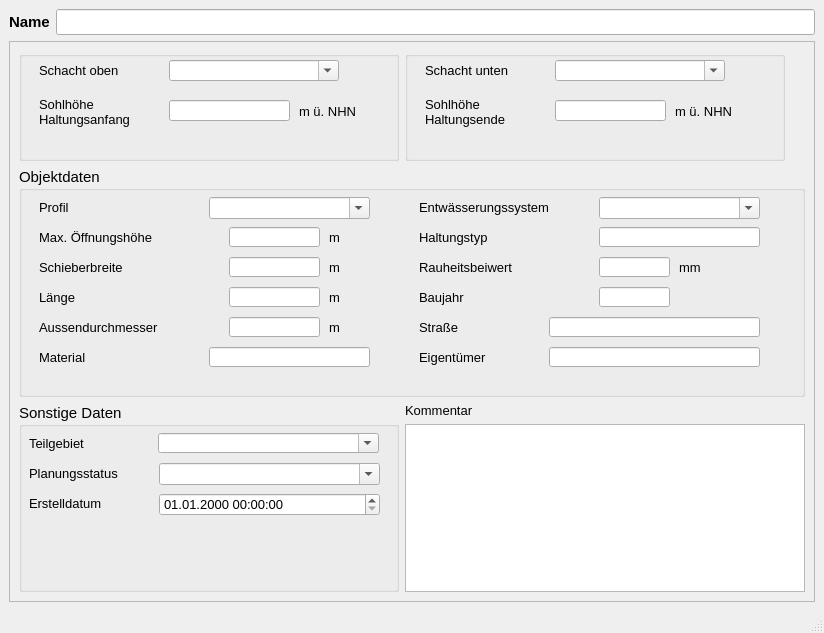
<?xml version="1.0" encoding="UTF-8"?>
<ui version="4.0">
 <class>MainWindow</class>
 <widget class="QMainWindow" name="MainWindow">
  <property name="geometry">
   <rect>
    <x>0</x>
    <y>0</y>
    <width>824</width>
    <height>633</height>
   </rect>
  </property>
  <property name="minimumSize">
   <size>
    <width>680</width>
    <height>530</height>
   </size>
  </property>
  <property name="font">
   <font>
    <family>Tahoma</family>
    <pointsize>10</pointsize>
   </font>
  </property>
  <property name="windowTitle">
   <string>Schieber</string>
  </property>
  <widget class="QWidget" name="centralwidget">
   <layout class="QVBoxLayout" name="verticalLayout">
    <item>
     <layout class="QHBoxLayout" name="horizontalLayout">
      <item>
       <widget class="QLabel" name="label">
        <property name="font">
         <font>
          <family>Tahoma</family>
          <pointsize>11</pointsize>
          <weight>75</weight>
          <bold>true</bold>
         </font>
        </property>
        <property name="text">
         <string>Name</string>
        </property>
       </widget>
      </item>
      <item>
       <widget class="QLineEdit" name="haltnam">
        <property name="font">
         <font>
          <family>Tahoma</family>
          <pointsize>11</pointsize>
         </font>
        </property>
        <property name="toolTip">
         <string>&lt;html&gt;&lt;head/&gt;&lt;body&gt;&lt;p&gt;Eindeutige Bezeichnung&lt;/p&gt;&lt;/body&gt;&lt;/html&gt;</string>
        </property>
        <property name="statusTip">
         <string>Eindeutige Bezeichnung</string>
        </property>
       </widget>
      </item>
     </layout>
    </item>
    <item>
     <widget class="QScrollArea" name="scrollArea">
      <property name="widgetResizable">
       <bool>true</bool>
      </property>
      <widget class="QWidget" name="scrollAreaWidgetContents">
       <property name="geometry">
        <rect>
         <x>0</x>
         <y>0</y>
         <width>800</width>
         <height>519</height>
        </rect>
       </property>
       <layout class="QGridLayout" name="gridLayout">
        <item row="0" column="0">
         <widget class="QGroupBox" name="groupBox_4">
          <property name="minimumSize">
           <size>
            <width>380</width>
            <height>110</height>
           </size>
          </property>
          <property name="maximumSize">
           <size>
            <width>380</width>
            <height>16777215</height>
           </size>
          </property>
          <property name="font">
           <font>
            <family>Tahoma</family>
            <pointsize>11</pointsize>
           </font>
          </property>
          <property name="title">
           <string/>
          </property>
          <widget class="QComboBox" name="schoben">
           <property name="geometry">
            <rect>
             <x>150</x>
             <y>9</y>
             <width>170</width>
             <height>21</height>
            </rect>
           </property>
           <property name="font">
            <font>
             <family>Tahoma</family>
             <pointsize>10</pointsize>
            </font>
           </property>
           <property name="toolTip">
            <string>&lt;html&gt;&lt;head/&gt;&lt;body&gt;&lt;p&gt;Name des oberen Schachts&lt;/p&gt;&lt;/body&gt;&lt;/html&gt;</string>
           </property>
           <property name="statusTip">
            <string>Name des oberen Schachts</string>
           </property>
           <property name="editable">
            <bool>true</bool>
           </property>
          </widget>
          <widget class="QLabel" name="label_3">
           <property name="geometry">
            <rect>
             <x>20</x>
             <y>9</y>
             <width>121</width>
             <height>21</height>
            </rect>
           </property>
           <property name="font">
            <font>
             <family>Tahoma</family>
             <pointsize>10</pointsize>
            </font>
           </property>
           <property name="text">
            <string>Schacht oben</string>
           </property>
          </widget>
          <widget class="QLabel" name="label_28">
           <property name="geometry">
            <rect>
             <x>20</x>
             <y>40</y>
             <width>131</width>
             <height>41</height>
            </rect>
           </property>
           <property name="font">
            <font>
             <family>Tahoma</family>
             <pointsize>10</pointsize>
            </font>
           </property>
           <property name="text">
            <string>Sohlhöhe
Haltungsanfang</string>
           </property>
          </widget>
          <widget class="QLabel" name="label_18">
           <property name="geometry">
            <rect>
             <x>280</x>
             <y>50</y>
             <width>61</width>
             <height>21</height>
            </rect>
           </property>
           <property name="font">
            <font>
             <family>Tahoma</family>
             <pointsize>10</pointsize>
            </font>
           </property>
           <property name="text">
            <string>m ü. NHN</string>
           </property>
          </widget>
          <widget class="QLineEdit" name="sohleoben">
           <property name="geometry">
            <rect>
             <x>150</x>
             <y>49</y>
             <width>121</width>
             <height>21</height>
            </rect>
           </property>
           <property name="font">
            <font>
             <family>Tahoma</family>
             <pointsize>10</pointsize>
            </font>
           </property>
           <property name="toolTip">
            <string/>
           </property>
           <property name="statusTip">
            <string/>
           </property>
          </widget>
         </widget>
        </item>
        <item row="0" column="1">
         <widget class="QGroupBox" name="groupBox_5">
          <property name="minimumSize">
           <size>
            <width>380</width>
            <height>0</height>
           </size>
          </property>
          <property name="maximumSize">
           <size>
            <width>380</width>
            <height>16777215</height>
           </size>
          </property>
          <property name="font">
           <font>
            <family>Tahoma</family>
            <pointsize>11</pointsize>
           </font>
          </property>
          <property name="title">
           <string/>
          </property>
          <widget class="QComboBox" name="schunten">
           <property name="geometry">
            <rect>
             <x>150</x>
             <y>9</y>
             <width>170</width>
             <height>21</height>
            </rect>
           </property>
           <property name="font">
            <font>
             <family>Tahoma</family>
             <pointsize>10</pointsize>
            </font>
           </property>
           <property name="toolTip">
            <string>&lt;html&gt;&lt;head/&gt;&lt;body&gt;&lt;p&gt;Name des unteren Schachts&lt;/p&gt;&lt;/body&gt;&lt;/html&gt;</string>
           </property>
           <property name="statusTip">
            <string>Name des unteren Schachts</string>
           </property>
           <property name="editable">
            <bool>true</bool>
           </property>
          </widget>
          <widget class="QLabel" name="label_9">
           <property name="geometry">
            <rect>
             <x>20</x>
             <y>9</y>
             <width>121</width>
             <height>21</height>
            </rect>
           </property>
           <property name="font">
            <font>
             <family>Tahoma</family>
             <pointsize>10</pointsize>
            </font>
           </property>
           <property name="text">
            <string>Schacht unten</string>
           </property>
          </widget>
          <widget class="QLabel" name="label_29">
           <property name="geometry">
            <rect>
             <x>20</x>
             <y>40</y>
             <width>121</width>
             <height>41</height>
            </rect>
           </property>
           <property name="font">
            <font>
             <family>Tahoma</family>
             <pointsize>10</pointsize>
            </font>
           </property>
           <property name="text">
            <string>Sohlhöhe
Haltungsende</string>
           </property>
          </widget>
          <widget class="QLineEdit" name="sohleunten">
           <property name="geometry">
            <rect>
             <x>150</x>
             <y>49</y>
             <width>111</width>
             <height>21</height>
            </rect>
           </property>
           <property name="font">
            <font>
             <family>Tahoma</family>
             <pointsize>10</pointsize>
            </font>
           </property>
           <property name="toolTip">
            <string/>
           </property>
           <property name="statusTip">
            <string/>
           </property>
          </widget>
          <widget class="QLabel" name="label_19">
           <property name="geometry">
            <rect>
             <x>270</x>
             <y>50</y>
             <width>61</width>
             <height>21</height>
            </rect>
           </property>
           <property name="font">
            <font>
             <family>Tahoma</family>
             <pointsize>10</pointsize>
            </font>
           </property>
           <property name="text">
            <string>m ü. NHN</string>
           </property>
          </widget>
         </widget>
        </item>
        <item row="1" column="0" colspan="2">
         <widget class="QGroupBox" name="groupBox_2">
          <property name="minimumSize">
           <size>
            <width>0</width>
            <height>230</height>
           </size>
          </property>
          <property name="maximumSize">
           <size>
            <width>16777215</width>
            <height>230</height>
           </size>
          </property>
          <property name="font">
           <font>
            <family>Tahoma</family>
            <pointsize>11</pointsize>
           </font>
          </property>
          <property name="title">
           <string>Objektdaten</string>
          </property>
          <widget class="QComboBox" name="entwart">
           <property name="geometry">
            <rect>
             <x>580</x>
             <y>30</y>
             <width>161</width>
             <height>22</height>
            </rect>
           </property>
           <property name="font">
            <font>
             <family>Tahoma</family>
             <pointsize>10</pointsize>
            </font>
           </property>
           <property name="toolTip">
            <string>&lt;html&gt;&lt;head/&gt;&lt;body&gt;&lt;p&gt;vorh. Entwässerungssystem (z.B. Mischwasser, Regenwasser etc.)&lt;/p&gt;&lt;/body&gt;&lt;/html&gt;</string>
           </property>
           <property name="statusTip">
            <string>vorh. Entwässerungssystem (z.B. Mischwasser, Regenwasser etc.)</string>
           </property>
           <property name="editable">
            <bool>true</bool>
           </property>
          </widget>
          <widget class="QLabel" name="label_16">
           <property name="geometry">
            <rect>
             <x>310</x>
             <y>60</y>
             <width>31</width>
             <height>21</height>
            </rect>
           </property>
           <property name="font">
            <font>
             <family>Tahoma</family>
             <pointsize>10</pointsize>
            </font>
           </property>
           <property name="text">
            <string>m </string>
           </property>
          </widget>
          <widget class="QLabel" name="label_7">
           <property name="geometry">
            <rect>
             <x>20</x>
             <y>60</y>
             <width>171</width>
             <height>20</height>
            </rect>
           </property>
           <property name="font">
            <font>
             <family>Tahoma</family>
             <pointsize>10</pointsize>
            </font>
           </property>
           <property name="text">
            <string>Max. Öffnungshöhe</string>
           </property>
          </widget>
          <widget class="QLabel" name="label_20">
           <property name="geometry">
            <rect>
             <x>310</x>
             <y>90</y>
             <width>31</width>
             <height>21</height>
            </rect>
           </property>
           <property name="font">
            <font>
             <family>Tahoma</family>
             <pointsize>10</pointsize>
            </font>
           </property>
           <property name="text">
            <string>m </string>
           </property>
          </widget>
          <widget class="QLineEdit" name="hoehe">
           <property name="geometry">
            <rect>
             <x>210</x>
             <y>60</y>
             <width>91</width>
             <height>20</height>
            </rect>
           </property>
           <property name="font">
            <font>
             <family>Tahoma</family>
             <pointsize>10</pointsize>
            </font>
           </property>
           <property name="toolTip">
            <string>&lt;html&gt;&lt;head/&gt;&lt;body&gt;&lt;p&gt;maximale Hubhöhe, d.h. höchste Schieberstellung&lt;/p&gt;&lt;/body&gt;&lt;/html&gt;</string>
           </property>
           <property name="statusTip">
            <string>maximale Hubhöhe, d.h. höchste Schieberstellung</string>
           </property>
          </widget>
          <widget class="QLabel" name="label_13">
           <property name="geometry">
            <rect>
             <x>20</x>
             <y>90</y>
             <width>121</width>
             <height>20</height>
            </rect>
           </property>
           <property name="font">
            <font>
             <family>Tahoma</family>
             <pointsize>10</pointsize>
            </font>
           </property>
           <property name="text">
            <string>Schieberbreite</string>
           </property>
          </widget>
          <widget class="QLineEdit" name="breite">
           <property name="geometry">
            <rect>
             <x>210</x>
             <y>90</y>
             <width>91</width>
             <height>20</height>
            </rect>
           </property>
           <property name="font">
            <font>
             <family>Tahoma</family>
             <pointsize>10</pointsize>
            </font>
           </property>
           <property name="toolTip">
            <string>&lt;html&gt;&lt;head/&gt;&lt;body&gt;&lt;p&gt;Bedeutung hängt vom Profiltyp ab&lt;/p&gt;&lt;/body&gt;&lt;/html&gt;</string>
           </property>
           <property name="statusTip">
            <string>Bedeutung hängt vom Profiltyp ab</string>
           </property>
          </widget>
          <widget class="QLabel" name="label_51">
           <property name="geometry">
            <rect>
             <x>400</x>
             <y>30</y>
             <width>181</width>
             <height>20</height>
            </rect>
           </property>
           <property name="font">
            <font>
             <family>Tahoma</family>
             <pointsize>10</pointsize>
            </font>
           </property>
           <property name="text">
            <string>Entwässerungssystem</string>
           </property>
          </widget>
          <widget class="QLabel" name="label_54">
           <property name="geometry">
            <rect>
             <x>20</x>
             <y>30</y>
             <width>91</width>
             <height>21</height>
            </rect>
           </property>
           <property name="font">
            <font>
             <family>Tahoma</family>
             <pointsize>10</pointsize>
            </font>
           </property>
           <property name="text">
            <string>Profil</string>
           </property>
          </widget>
          <widget class="QComboBox" name="profilnam">
           <property name="geometry">
            <rect>
             <x>190</x>
             <y>30</y>
             <width>161</width>
             <height>22</height>
            </rect>
           </property>
           <property name="font">
            <font>
             <family>Tahoma</family>
             <pointsize>10</pointsize>
            </font>
           </property>
           <property name="toolTip">
            <string/>
           </property>
           <property name="statusTip">
            <string/>
           </property>
           <property name="editable">
            <bool>true</bool>
           </property>
          </widget>
          <widget class="QLabel" name="label_17">
           <property name="geometry">
            <rect>
             <x>20</x>
             <y>120</y>
             <width>151</width>
             <height>21</height>
            </rect>
           </property>
           <property name="font">
            <font>
             <family>Tahoma</family>
             <pointsize>10</pointsize>
            </font>
           </property>
           <property name="text">
            <string>Länge</string>
           </property>
          </widget>
          <widget class="QLabel" name="label_21">
           <property name="geometry">
            <rect>
             <x>310</x>
             <y>120</y>
             <width>31</width>
             <height>21</height>
            </rect>
           </property>
           <property name="font">
            <font>
             <family>Tahoma</family>
             <pointsize>10</pointsize>
            </font>
           </property>
           <property name="text">
            <string>m </string>
           </property>
          </widget>
          <widget class="QLineEdit" name="laenge">
           <property name="geometry">
            <rect>
             <x>210</x>
             <y>120</y>
             <width>91</width>
             <height>20</height>
            </rect>
           </property>
           <property name="font">
            <font>
             <family>Tahoma</family>
             <pointsize>10</pointsize>
            </font>
           </property>
           <property name="toolTip">
            <string/>
           </property>
           <property name="statusTip">
            <string/>
           </property>
          </widget>
          <widget class="QLabel" name="label_27">
           <property name="geometry">
            <rect>
             <x>310</x>
             <y>150</y>
             <width>31</width>
             <height>21</height>
            </rect>
           </property>
           <property name="font">
            <font>
             <family>Tahoma</family>
             <pointsize>10</pointsize>
            </font>
           </property>
           <property name="text">
            <string>m</string>
           </property>
          </widget>
          <widget class="QLabel" name="label_14">
           <property name="geometry">
            <rect>
             <x>20</x>
             <y>150</y>
             <width>171</width>
             <height>21</height>
            </rect>
           </property>
           <property name="font">
            <font>
             <family>Tahoma</family>
             <pointsize>10</pointsize>
            </font>
           </property>
           <property name="text">
            <string>Aussendurchmesser</string>
           </property>
          </widget>
          <widget class="QLineEdit" name="aussendurchmesser">
           <property name="geometry">
            <rect>
             <x>210</x>
             <y>150</y>
             <width>91</width>
             <height>20</height>
            </rect>
           </property>
           <property name="toolTip">
            <string/>
           </property>
           <property name="statusTip">
            <string/>
           </property>
          </widget>
          <widget class="QLineEdit" name="baujahr">
           <property name="geometry">
            <rect>
             <x>580</x>
             <y>120</y>
             <width>71</width>
             <height>20</height>
            </rect>
           </property>
           <property name="toolTip">
            <string/>
           </property>
           <property name="statusTip">
            <string/>
           </property>
          </widget>
          <widget class="QLineEdit" name="ks">
           <property name="geometry">
            <rect>
             <x>580</x>
             <y>90</y>
             <width>71</width>
             <height>20</height>
            </rect>
           </property>
           <property name="font">
            <font>
             <family>Tahoma</family>
             <pointsize>10</pointsize>
            </font>
           </property>
           <property name="toolTip">
            <string>&lt;html&gt;&lt;head/&gt;&lt;body&gt;&lt;p&gt;Absolute Rauheit gemäß Prandtl-Colebrook&lt;/p&gt;&lt;/body&gt;&lt;/html&gt;</string>
           </property>
           <property name="statusTip">
            <string>Absolute Rauheit gemäß Prandtl-Colebrook</string>
           </property>
          </widget>
          <widget class="QLabel" name="label_15">
           <property name="geometry">
            <rect>
             <x>400</x>
             <y>60</y>
             <width>101</width>
             <height>21</height>
            </rect>
           </property>
           <property name="font">
            <font>
             <family>Tahoma</family>
             <pointsize>10</pointsize>
            </font>
           </property>
           <property name="text">
            <string>Haltungstyp</string>
           </property>
          </widget>
          <widget class="QLabel" name="label_66">
           <property name="geometry">
            <rect>
             <x>400</x>
             <y>150</y>
             <width>100</width>
             <height>20</height>
            </rect>
           </property>
           <property name="font">
            <font>
             <family>Tahoma</family>
             <pointsize>10</pointsize>
            </font>
           </property>
           <property name="text">
            <string>Straße</string>
           </property>
          </widget>
          <widget class="QLabel" name="label_12">
           <property name="geometry">
            <rect>
             <x>400</x>
             <y>120</y>
             <width>101</width>
             <height>21</height>
            </rect>
           </property>
           <property name="font">
            <font>
             <family>Tahoma</family>
             <pointsize>10</pointsize>
            </font>
           </property>
           <property name="text">
            <string>Baujahr</string>
           </property>
          </widget>
          <widget class="QLineEdit" name="eigentum">
           <property name="geometry">
            <rect>
             <x>530</x>
             <y>180</y>
             <width>211</width>
             <height>20</height>
            </rect>
           </property>
           <property name="toolTip">
            <string/>
           </property>
           <property name="statusTip">
            <string/>
           </property>
          </widget>
          <widget class="QLabel" name="label_61">
           <property name="geometry">
            <rect>
             <x>400</x>
             <y>90</y>
             <width>151</width>
             <height>21</height>
            </rect>
           </property>
           <property name="font">
            <font>
             <family>Tahoma</family>
             <pointsize>10</pointsize>
            </font>
           </property>
           <property name="text">
            <string>Rauheitsbeiwert</string>
           </property>
          </widget>
          <widget class="QLabel" name="label_65">
           <property name="geometry">
            <rect>
             <x>400</x>
             <y>180</y>
             <width>100</width>
             <height>20</height>
            </rect>
           </property>
           <property name="font">
            <font>
             <family>Tahoma</family>
             <pointsize>10</pointsize>
            </font>
           </property>
           <property name="text">
            <string>Eigentümer</string>
           </property>
          </widget>
          <widget class="QLineEdit" name="haltungstyp">
           <property name="geometry">
            <rect>
             <x>580</x>
             <y>60</y>
             <width>161</width>
             <height>20</height>
            </rect>
           </property>
          </widget>
          <widget class="QLineEdit" name="strasse">
           <property name="geometry">
            <rect>
             <x>530</x>
             <y>150</y>
             <width>211</width>
             <height>20</height>
            </rect>
           </property>
           <property name="toolTip">
            <string/>
           </property>
           <property name="statusTip">
            <string/>
           </property>
          </widget>
          <widget class="QLabel" name="label_23">
           <property name="geometry">
            <rect>
             <x>20</x>
             <y>180</y>
             <width>101</width>
             <height>21</height>
            </rect>
           </property>
           <property name="font">
            <font>
             <family>Tahoma</family>
             <pointsize>10</pointsize>
            </font>
           </property>
           <property name="text">
            <string>Material</string>
           </property>
          </widget>
          <widget class="QLineEdit" name="material">
           <property name="geometry">
            <rect>
             <x>190</x>
             <y>180</y>
             <width>161</width>
             <height>20</height>
            </rect>
           </property>
           <property name="toolTip">
            <string/>
           </property>
           <property name="statusTip">
            <string/>
           </property>
          </widget>
          <widget class="QLabel" name="label_26">
           <property name="geometry">
            <rect>
             <x>660</x>
             <y>90</y>
             <width>31</width>
             <height>21</height>
            </rect>
           </property>
           <property name="font">
            <font>
             <family>Tahoma</family>
             <pointsize>10</pointsize>
            </font>
           </property>
           <property name="text">
            <string>mm</string>
           </property>
          </widget>
         </widget>
        </item>
        <item row="2" column="0" rowspan="2">
         <widget class="QGroupBox" name="groupBox_3">
          <property name="font">
           <font>
            <family>Tahoma</family>
            <pointsize>11</pointsize>
           </font>
          </property>
          <property name="title">
           <string>Sonstige Daten</string>
          </property>
          <widget class="QComboBox" name="teilgebiet">
           <property name="geometry">
            <rect>
             <x>139</x>
             <y>30</y>
             <width>221</width>
             <height>20</height>
            </rect>
           </property>
           <property name="font">
            <font>
             <family>Tahoma</family>
             <pointsize>10</pointsize>
            </font>
           </property>
           <property name="toolTip">
            <string>&lt;html&gt;&lt;head/&gt;&lt;body&gt;&lt;p&gt;Zuordnung zu definiertem Teilgebiet&lt;/p&gt;&lt;/body&gt;&lt;/html&gt;</string>
           </property>
           <property name="statusTip">
            <string>Zuordnung zu definiertem Teilgebiet</string>
           </property>
           <property name="editable">
            <bool>true</bool>
           </property>
          </widget>
          <widget class="QLabel" name="label_11">
           <property name="geometry">
            <rect>
             <x>10</x>
             <y>30</y>
             <width>71</width>
             <height>20</height>
            </rect>
           </property>
           <property name="font">
            <font>
             <family>Tahoma</family>
             <pointsize>10</pointsize>
            </font>
           </property>
           <property name="text">
            <string>Teilgebiet</string>
           </property>
           <property name="buddy">
            <cstring>simstatus</cstring>
           </property>
          </widget>
          <widget class="QComboBox" name="simstatus">
           <property name="geometry">
            <rect>
             <x>140</x>
             <y>60</y>
             <width>221</width>
             <height>22</height>
            </rect>
           </property>
           <property name="font">
            <font>
             <family>Tahoma</family>
             <pointsize>10</pointsize>
            </font>
           </property>
           <property name="toolTip">
            <string>&lt;html&gt;&lt;head/&gt;&lt;body&gt;&lt;p&gt;&lt;span style=&quot; font-family:'Calibri','sans-serif'; font-size:11pt;&quot;&gt;aktueller Status (z.B. vorhanden, in Planung etc.)&lt;/span&gt;&lt;/p&gt;&lt;/body&gt;&lt;/html&gt;</string>
           </property>
           <property name="statusTip">
            <string>aktueller Status (z.B. vorhanden, in Planung etc.)</string>
           </property>
           <property name="editable">
            <bool>true</bool>
           </property>
          </widget>
          <widget class="QgsDateTimeEdit" name="createdat">
           <property name="geometry">
            <rect>
             <x>140</x>
             <y>90</y>
             <width>221</width>
             <height>23</height>
            </rect>
           </property>
           <property name="font">
            <font>
             <family>Tahoma</family>
             <pointsize>10</pointsize>
            </font>
           </property>
           <property name="currentSection">
            <enum>QDateTimeEdit::DaySection</enum>
           </property>
           <property name="displayFormat">
            <string>dd.MM.yyyy HH:mm:ss</string>
           </property>
          </widget>
          <widget class="QLabel" name="label_10">
           <property name="geometry">
            <rect>
             <x>10</x>
             <y>60</y>
             <width>111</width>
             <height>21</height>
            </rect>
           </property>
           <property name="font">
            <font>
             <family>Tahoma</family>
             <pointsize>10</pointsize>
            </font>
           </property>
           <property name="text">
            <string>Planungsstatus</string>
           </property>
           <property name="buddy">
            <cstring>simstatus</cstring>
           </property>
          </widget>
          <widget class="QLabel" name="label_71">
           <property name="geometry">
            <rect>
             <x>10</x>
             <y>90</y>
             <width>151</width>
             <height>21</height>
            </rect>
           </property>
           <property name="font">
            <font>
             <family>Tahoma</family>
             <pointsize>10</pointsize>
            </font>
           </property>
           <property name="text">
            <string>Erstelldatum</string>
           </property>
          </widget>
         </widget>
        </item>
        <item row="2" column="1">
         <widget class="QLabel" name="label_22">
          <property name="font">
           <font>
            <family>Tahoma</family>
            <pointsize>10</pointsize>
           </font>
          </property>
          <property name="text">
           <string>Kommentar</string>
          </property>
         </widget>
        </item>
        <item row="3" column="1">
         <widget class="QTextEdit" name="kommentar">
          <property name="font">
           <font>
            <family>Tahoma</family>
            <pointsize>10</pointsize>
           </font>
          </property>
          <property name="toolTip">
           <string>&lt;html&gt;&lt;head/&gt;&lt;body&gt;&lt;p&gt;Platz für zusätzliche Kommentare&lt;/p&gt;&lt;/body&gt;&lt;/html&gt;</string>
          </property>
          <property name="statusTip">
           <string>Platz für zusätzliche Kommentare</string>
          </property>
         </widget>
        </item>
       </layout>
      </widget>
     </widget>
    </item>
   </layout>
  </widget>
  <widget class="QMenuBar" name="menubar">
   <property name="geometry">
    <rect>
     <x>0</x>
     <y>0</y>
     <width>824</width>
     <height>27</height>
    </rect>
   </property>
  </widget>
  <widget class="QStatusBar" name="statusbar"/>
 </widget>
 <customwidgets>
  <customwidget>
   <class>QgsDateTimeEdit</class>
   <extends>QDateTimeEdit</extends>
   <header>qgsdatetimeedit.h</header>
  </customwidget>
 </customwidgets>
 <tabstops>
  <tabstop>haltnam</tabstop>
 </tabstops>
 <resources/>
 <connections/>
</ui>
